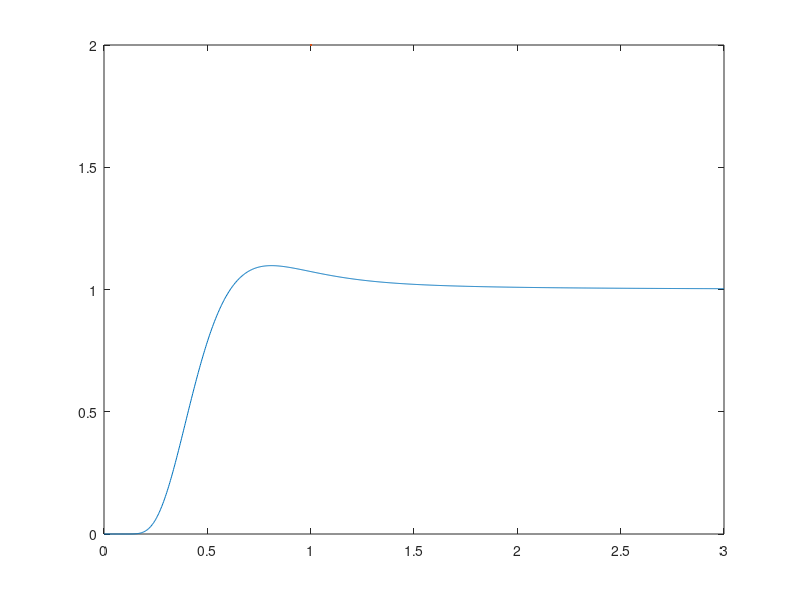

This chart was generated by the following MATLAB code: (Note: this script raises an error after producing the figure.)
figure
T = linspace(0, 3, 1000);
beta = 1./ T;
l = (0 : 100)';
Z = sum((2 * l + 1).* exp(-l.* (l + 1).* beta));
Z(1) = 1;
U = [0 -diff(log(Z))./ diff(beta)];
C = [0 diff(U)./ diff(T)];

p1 = lincomp(plot(T, C, LineWidth=2));
hold on
% t << 1 limit
t = linspace(0, 0.604, 1000);
p2 = lincomp(plot(t, 12 * exp(-2./ t)./ t.^2, 'k--'));
% t >> 1 limit
p3 = plot([0 max(T)], [1 1], 'k--');

set(gca, Children=[p1 p2 p3])

grid on
xlabel("$T/\theta_{\mathrm{r}}$", Interpreter="latex")
ylabel("$C_{V,\mathrm{r}}/Nk_{\mathrm{B}}$", Interpreter="latex")

set(gcf, Position=[200 200 600 400])

exportgraphics(gca, "../C_Vrot.pdf", ContentType="vector", BackgroundColor="none")
